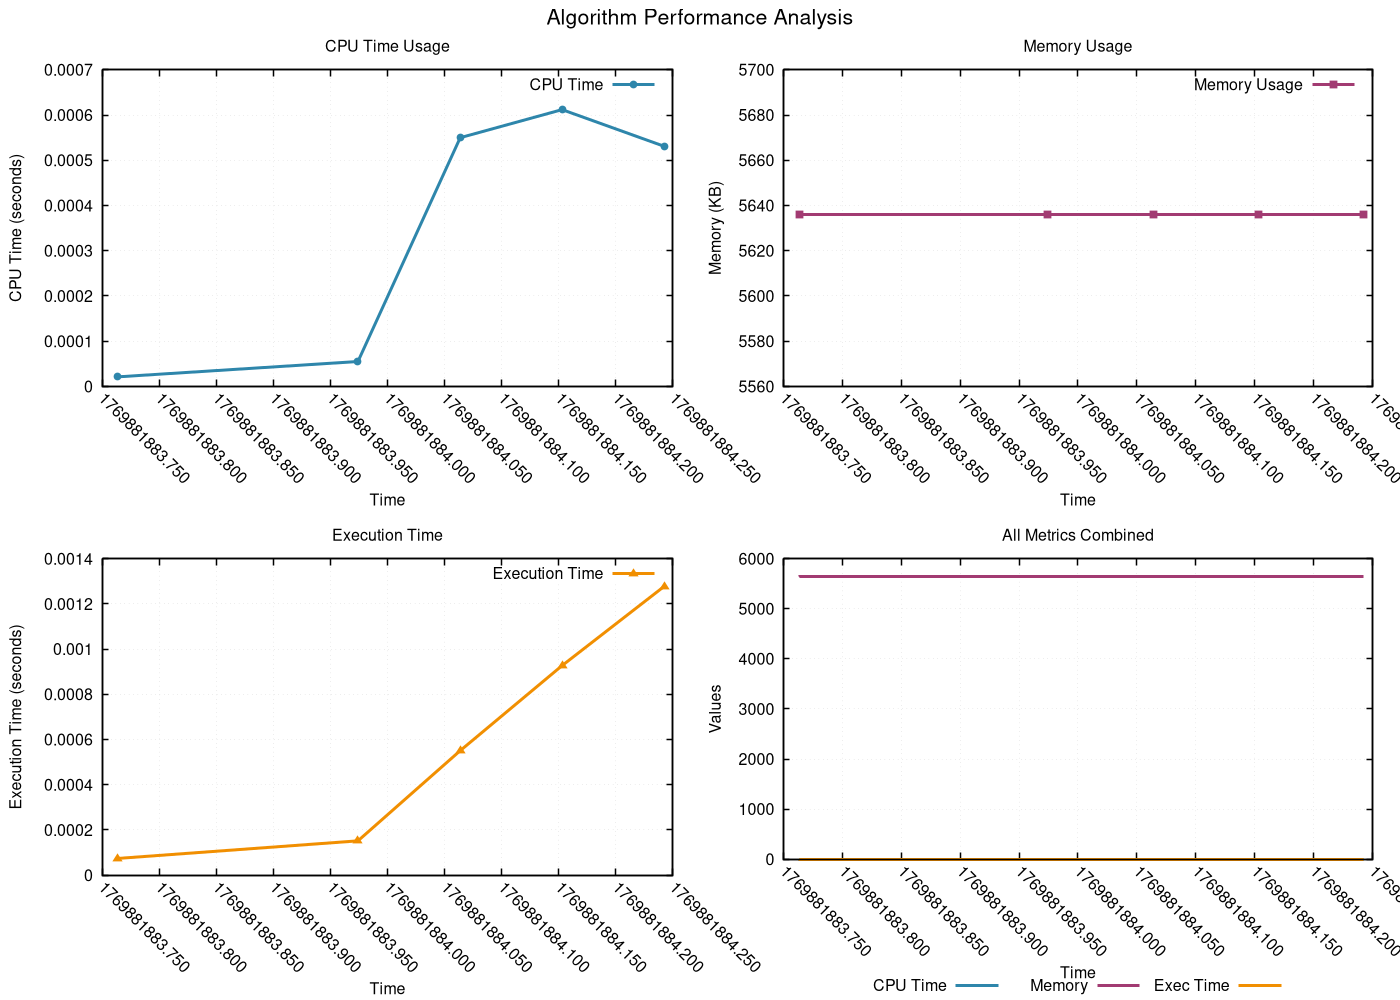

Reproduce this figure in gnuplot.
# GNUplot script for resource monitoring
set terminal pngcairo enhanced font 'Helvetica,12' size 1400,1000
set output 'png/quick_sort_20260131_225122.png'

set multiplot layout 2,2 title 'Algorithm Performance Analysis' font 'Helvetica,16'
set style line 1 lc rgb '#2E86AB' lt 1 lw 3 pt 7 ps 0.8
set style line 2 lc rgb '#A23B72' lt 1 lw 3 pt 5 ps 0.8
set style line 3 lc rgb '#F18F01' lt 1 lw 3 pt 9 ps 0.8
set style line 4 lc rgb '#F19C79' lt 1 lw 3 pt 11 ps 0.8
set style line 5 lc rgb '#0ABB9F' lt 1 lw 3 pt 13 ps 0.8

set format x "%.3f"
set xtics rotate by -45
set autoscale x

set title 'CPU Time Usage'
set xlabel 'Time'
set ylabel 'CPU Time (seconds)'
set grid linestyle 1 lc rgb '#D3D3D3' lt 0 lw 1
set border linewidth 1.5
plot 'png/quick_sort_20260131_225122.dat' using 1:2 with linespoints ls 1 title 'CPU Time'
set title 'Memory Usage'
set xlabel 'Time'
set ylabel 'Memory (KB)'
set grid linestyle 1 lc rgb '#D3D3D3' lt 0 lw 1
set border linewidth 1.5
plot 'png/quick_sort_20260131_225122.dat' using 1:3 with linespoints ls 2 title 'Memory Usage'
set title 'Execution Time'
set xlabel 'Time'
set ylabel 'Execution Time (seconds)'
set grid linestyle 1 lc rgb '#D3D3D3' lt 0 lw 1
set border linewidth 1.5
plot 'png/quick_sort_20260131_225122.dat' using 1:4 with linespoints ls 3 title 'Execution Time'
set title 'All Metrics Combined'
set xlabel 'Time'
set ylabel 'Values'
set grid linestyle 1 lc rgb '#D3D3D3' lt 0 lw 1
set border linewidth 1.5
set key outside center bottom horizontal
plot 'png/quick_sort_20260131_225122.dat' using 1:2 with lines ls 1 title 'CPU Time', \
     'png/quick_sort_20260131_225122.dat' using 1:3 with lines ls 2 title 'Memory', \
     'png/quick_sort_20260131_225122.dat' using 1:4 with lines ls 3 title 'Exec Time'
unset multiplot
